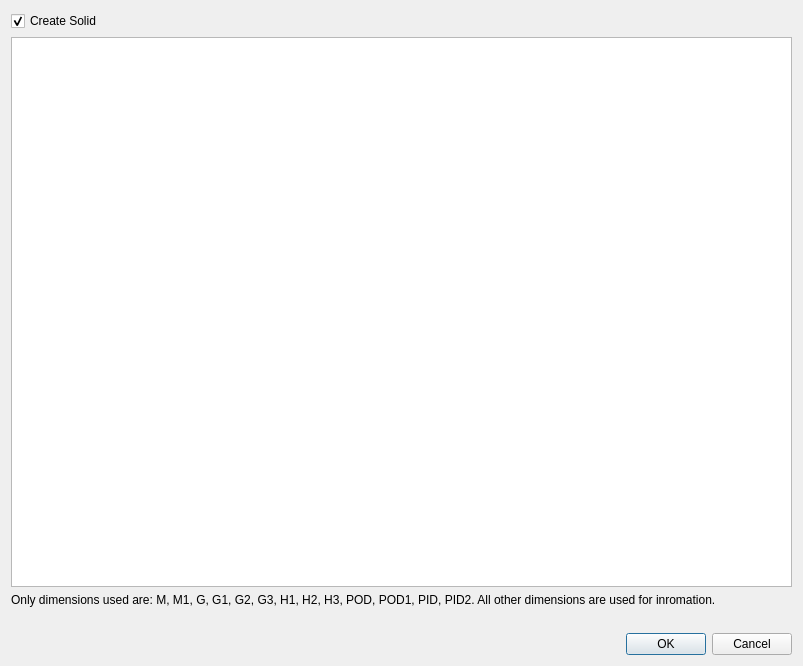
<?xml version="1.0" encoding="UTF-8"?>
<ui version="4.0">
 <class>Dialog</class>
 <widget class="QDialog" name="Dialog">
  <property name="geometry">
   <rect>
    <x>0</x>
    <y>0</y>
    <width>803</width>
    <height>666</height>
   </rect>
  </property>
  <property name="windowTitle">
   <string>Create cross</string>
  </property>
  <layout class="QVBoxLayout" name="verticalLayout">
   <item>
    <widget class="QCheckBox" name="checkBoxCreateSolid">
     <property name="text">
      <string>Create Solid</string>
     </property>
     <property name="checked">
      <bool>true</bool>
     </property>
    </widget>
   </item>
   <item>
    <widget class="QTableView" name="tableViewParts">
     <property name="selectionMode">
      <enum>QAbstractItemView::SingleSelection</enum>
     </property>
     <property name="selectionBehavior">
      <enum>QAbstractItemView::SelectRows</enum>
     </property>
    </widget>
   </item>
   <item>
    <widget class="QLabel" name="label_2">
     <property name="text">
      <string>&lt;html&gt;&lt;head/&gt;&lt;body&gt;&lt;p&gt;Only dimensions used are: M, M1, G, G1, G2, G3, H1, H2, H3, POD, POD1, PID, PID2. All other dimensions are used for inromation.&lt;/p&gt;&lt;/body&gt;&lt;/html&gt;</string>
     </property>
     <property name="textFormat">
      <enum>Qt::AutoText</enum>
     </property>
     <property name="wordWrap">
      <bool>true</bool>
     </property>
    </widget>
   </item>
   <item>
    <widget class="QLabel" name="label">
     <property name="text">
      <string/>
     </property>
     <property name="pixmap">
      <pixmap>../macros/cross-dimensions.png</pixmap>
     </property>
     <property name="alignment">
      <set>Qt::AlignCenter</set>
     </property>
    </widget>
   </item>
   <item>
    <widget class="QDialogButtonBox" name="buttonBox">
     <property name="orientation">
      <enum>Qt::Horizontal</enum>
     </property>
     <property name="standardButtons">
      <set>QDialogButtonBox::Cancel|QDialogButtonBox::Ok</set>
     </property>
    </widget>
   </item>
  </layout>
 </widget>
 <resources/>
 <connections>
  <connection>
   <sender>buttonBox</sender>
   <signal>accepted()</signal>
   <receiver>Dialog</receiver>
   <slot>accept()</slot>
   <hints>
    <hint type="sourcelabel">
     <x>248</x>
     <y>254</y>
    </hint>
    <hint type="destinationlabel">
     <x>157</x>
     <y>274</y>
    </hint>
   </hints>
  </connection>
  <connection>
   <sender>buttonBox</sender>
   <signal>rejected()</signal>
   <receiver>Dialog</receiver>
   <slot>reject()</slot>
   <hints>
    <hint type="sourcelabel">
     <x>316</x>
     <y>260</y>
    </hint>
    <hint type="destinationlabel">
     <x>286</x>
     <y>274</y>
    </hint>
   </hints>
  </connection>
 </connections>
</ui>
